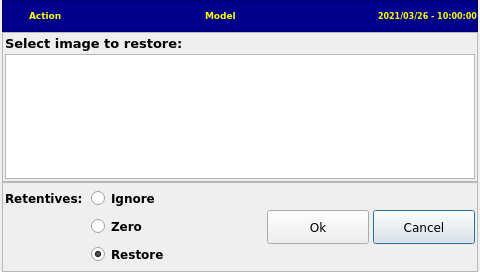
<?xml version="1.0" encoding="UTF-8"?>
<ui version="4.0">
 <class>ChooseImage</class>
 <widget class="QDialog" name="ChooseImage">
  <property name="geometry">
   <rect>
    <x>0</x>
    <y>0</y>
    <width>480</width>
    <height>272</height>
   </rect>
  </property>
  <property name="windowTitle">
   <string>Dialog</string>
  </property>
  <property name="styleSheet">
   <string notr="true">/* QPushButton */
QPushButton {
	background-repeat: no-repeat;
	background-position: top left;
    background-origin: margin;
    background-clip: padding;
	text-align: center center;
	min-width: 100px;
	min-height: 32px;
	max-width: 100px;
	max-height: 32px;
}
</string>
  </property>
  <layout class="QVBoxLayout" name="verticalLayout_2">
   <property name="spacing">
    <number>0</number>
   </property>
   <property name="leftMargin">
    <number>2</number>
   </property>
   <property name="topMargin">
    <number>0</number>
   </property>
   <property name="rightMargin">
    <number>2</number>
   </property>
   <property name="bottomMargin">
    <number>0</number>
   </property>
   <item>
    <widget class="QFrame" name="frameTitle">
     <property name="minimumSize">
      <size>
       <width>0</width>
       <height>32</height>
      </size>
     </property>
     <property name="maximumSize">
      <size>
       <width>16777215</width>
       <height>32</height>
      </size>
     </property>
     <property name="styleSheet">
      <string notr="true">background-color: DarkBlue;
color: Yellow;</string>
     </property>
     <property name="frameShape">
      <enum>QFrame::StyledPanel</enum>
     </property>
     <property name="frameShadow">
      <enum>QFrame::Raised</enum>
     </property>
     <layout class="QHBoxLayout" name="horizontalLayout_2">
      <property name="spacing">
       <number>2</number>
      </property>
      <property name="margin">
       <number>0</number>
      </property>
      <item>
       <widget class="QLabel" name="lblIcon">
        <property name="minimumSize">
         <size>
          <width>24</width>
          <height>24</height>
         </size>
        </property>
        <property name="maximumSize">
         <size>
          <width>24</width>
          <height>24</height>
         </size>
        </property>
        <property name="styleSheet">
         <string notr="true">border-image: url(&quot;:/libicons/img/Load.png&quot;)
</string>
        </property>
        <property name="text">
         <string/>
        </property>
       </widget>
      </item>
      <item>
       <widget class="QLabel" name="lblAction">
        <property name="minimumSize">
         <size>
          <width>0</width>
          <height>25</height>
         </size>
        </property>
        <property name="maximumSize">
         <size>
          <width>16777215</width>
          <height>25</height>
         </size>
        </property>
        <property name="font">
         <font>
          <family>DejaVu Sans</family>
          <pointsize>7</pointsize>
          <weight>75</weight>
          <bold>true</bold>
         </font>
        </property>
        <property name="styleSheet">
         <string notr="true"/>
        </property>
        <property name="text">
         <string>Action</string>
        </property>
        <property name="scaledContents">
         <bool>false</bool>
        </property>
       </widget>
      </item>
      <item>
       <spacer name="horizontalSpacer_2">
        <property name="orientation">
         <enum>Qt::Horizontal</enum>
        </property>
        <property name="sizeType">
         <enum>QSizePolicy::MinimumExpanding</enum>
        </property>
        <property name="sizeHint" stdset="0">
         <size>
          <width>10</width>
          <height>20</height>
         </size>
        </property>
       </spacer>
      </item>
      <item>
       <widget class="QLabel" name="lblModel">
        <property name="minimumSize">
         <size>
          <width>0</width>
          <height>25</height>
         </size>
        </property>
        <property name="maximumSize">
         <size>
          <width>16777215</width>
          <height>25</height>
         </size>
        </property>
        <property name="font">
         <font>
          <family>DejaVu Sans</family>
          <pointsize>7</pointsize>
          <weight>75</weight>
          <bold>true</bold>
         </font>
        </property>
        <property name="styleSheet">
         <string notr="true"/>
        </property>
        <property name="text">
         <string>Model</string>
        </property>
        <property name="scaledContents">
         <bool>false</bool>
        </property>
       </widget>
      </item>
      <item>
       <spacer name="horizontalSpacer_3">
        <property name="orientation">
         <enum>Qt::Horizontal</enum>
        </property>
        <property name="sizeHint" stdset="0">
         <size>
          <width>40</width>
          <height>20</height>
         </size>
        </property>
       </spacer>
      </item>
      <item alignment="Qt::AlignVCenter">
       <widget class="QLabel" name="lblDateTime">
        <property name="font">
         <font>
          <family>DejaVu Sans</family>
          <pointsize>6</pointsize>
          <weight>75</weight>
          <bold>true</bold>
         </font>
        </property>
        <property name="text">
         <string>2021/03/26 - 10:00:00</string>
        </property>
       </widget>
      </item>
     </layout>
    </widget>
   </item>
   <item>
    <widget class="QFrame" name="frame">
     <property name="frameShape">
      <enum>QFrame::StyledPanel</enum>
     </property>
     <property name="frameShadow">
      <enum>QFrame::Raised</enum>
     </property>
     <layout class="QVBoxLayout" name="verticalLayout">
      <property name="spacing">
       <number>2</number>
      </property>
      <property name="margin">
       <number>2</number>
      </property>
      <item>
       <widget class="QLabel" name="lblMessage">
        <property name="font">
         <font>
          <family>DejaVu Sans</family>
          <pointsize>10</pointsize>
          <weight>75</weight>
          <bold>true</bold>
         </font>
        </property>
        <property name="text">
         <string>Select image to restore:</string>
        </property>
       </widget>
      </item>
      <item>
       <widget class="QListWidget" name="lstImmagini">
        <property name="font">
         <font>
          <family>DejaVu Sans</family>
          <pointsize>10</pointsize>
          <weight>75</weight>
          <bold>true</bold>
         </font>
        </property>
        <property name="showDropIndicator" stdset="0">
         <bool>false</bool>
        </property>
        <property name="alternatingRowColors">
         <bool>true</bool>
        </property>
        <property name="selectionBehavior">
         <enum>QAbstractItemView::SelectRows</enum>
        </property>
       </widget>
      </item>
     </layout>
    </widget>
   </item>
   <item>
    <widget class="QFrame" name="frameButtons">
     <property name="minimumSize">
      <size>
       <width>0</width>
       <height>90</height>
      </size>
     </property>
     <property name="maximumSize">
      <size>
       <width>16777215</width>
       <height>16777215</height>
      </size>
     </property>
     <property name="frameShape">
      <enum>QFrame::StyledPanel</enum>
     </property>
     <property name="frameShadow">
      <enum>QFrame::Raised</enum>
     </property>
     <layout class="QHBoxLayout" name="horizontalLayout">
      <property name="spacing">
       <number>4</number>
      </property>
      <property name="margin">
       <number>2</number>
      </property>
      <item>
       <layout class="QGridLayout" name="gridLayout">
        <property name="horizontalSpacing">
         <number>8</number>
        </property>
        <property name="verticalSpacing">
         <number>0</number>
        </property>
        <item row="1" column="1" alignment="Qt::AlignVCenter">
         <widget class="QRadioButton" name="optReset">
          <property name="minimumSize">
           <size>
            <width>0</width>
            <height>25</height>
           </size>
          </property>
          <property name="font">
           <font>
            <family>DejaVu Sans</family>
            <pointsize>9</pointsize>
            <weight>75</weight>
            <bold>true</bold>
           </font>
          </property>
          <property name="text">
           <string notr="true">Zero</string>
          </property>
          <property name="checked">
           <bool>false</bool>
          </property>
         </widget>
        </item>
        <item row="0" column="1" alignment="Qt::AlignVCenter">
         <widget class="QRadioButton" name="optIgnore">
          <property name="minimumSize">
           <size>
            <width>0</width>
            <height>25</height>
           </size>
          </property>
          <property name="font">
           <font>
            <family>DejaVu Sans</family>
            <pointsize>9</pointsize>
            <weight>75</weight>
            <bold>true</bold>
           </font>
          </property>
          <property name="text">
           <string notr="true">Ignore</string>
          </property>
          <property name="checked">
           <bool>false</bool>
          </property>
         </widget>
        </item>
        <item row="2" column="1" alignment="Qt::AlignVCenter">
         <widget class="QRadioButton" name="optRestore">
          <property name="minimumSize">
           <size>
            <width>0</width>
            <height>25</height>
           </size>
          </property>
          <property name="font">
           <font>
            <family>DejaVu Sans</family>
            <pointsize>9</pointsize>
            <weight>75</weight>
            <bold>true</bold>
           </font>
          </property>
          <property name="text">
           <string notr="true">Restore</string>
          </property>
          <property name="checked">
           <bool>true</bool>
          </property>
         </widget>
        </item>
        <item row="0" column="0" alignment="Qt::AlignVCenter">
         <widget class="QLabel" name="lblRetentive">
          <property name="minimumSize">
           <size>
            <width>0</width>
            <height>25</height>
           </size>
          </property>
          <property name="font">
           <font>
            <family>DejaVu Sans</family>
            <pointsize>9</pointsize>
            <weight>75</weight>
            <bold>true</bold>
           </font>
          </property>
          <property name="text">
           <string>Retentives:</string>
          </property>
         </widget>
        </item>
       </layout>
      </item>
      <item>
       <spacer name="horizontalSpacer">
        <property name="orientation">
         <enum>Qt::Horizontal</enum>
        </property>
        <property name="sizeHint" stdset="0">
         <size>
          <width>50</width>
          <height>20</height>
         </size>
        </property>
       </spacer>
      </item>
      <item>
       <widget class="QPushButton" name="cmdOk">
        <property name="font">
         <font>
          <family>DejaVu Sans</family>
          <pointsize>9</pointsize>
         </font>
        </property>
        <property name="text">
         <string notr="true">Ok</string>
        </property>
        <property name="icon">
         <iconset resource="resources.qrc">
          <normaloff>:/libicons/img/OK.png</normaloff>:/libicons/img/OK.png</iconset>
        </property>
       </widget>
      </item>
      <item>
       <widget class="QPushButton" name="cmdCancel">
        <property name="font">
         <font>
          <family>DejaVu Sans</family>
          <pointsize>9</pointsize>
         </font>
        </property>
        <property name="text">
         <string notr="true">Cancel</string>
        </property>
        <property name="icon">
         <iconset resource="resources.qrc">
          <normaloff>:/libicons/img/Delete.png</normaloff>:/libicons/img/Delete.png</iconset>
        </property>
        <property name="autoDefault">
         <bool>false</bool>
        </property>
        <property name="default">
         <bool>true</bool>
        </property>
       </widget>
      </item>
     </layout>
    </widget>
   </item>
  </layout>
 </widget>
 <resources>
  <include location="resources.qrc"/>
 </resources>
 <connections/>
</ui>
